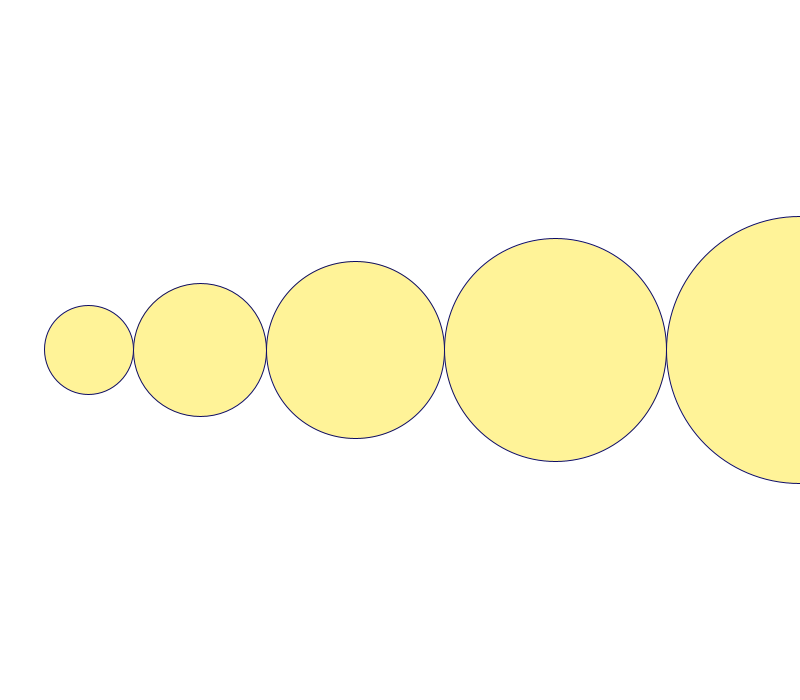
Frame 1 (no input)
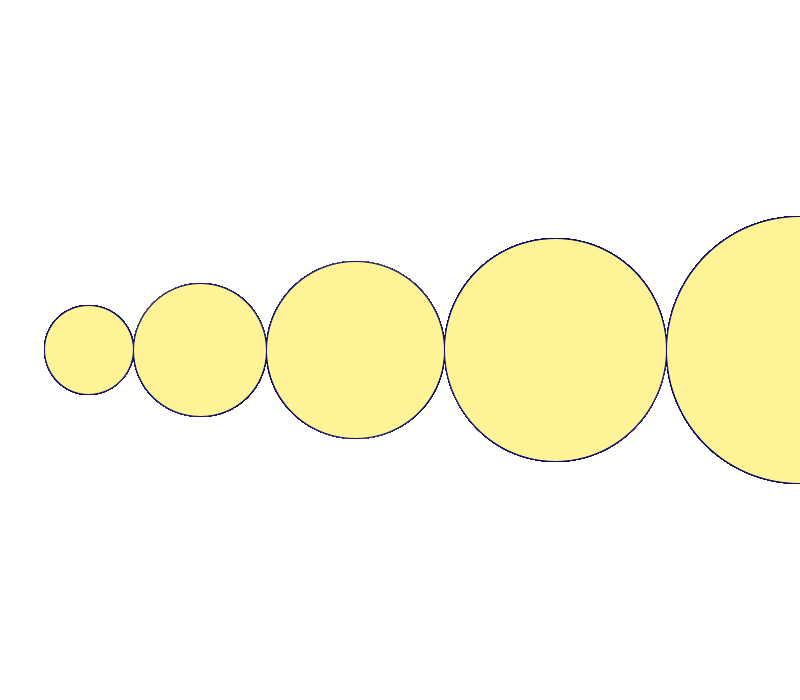
Frame 60 (the mouse pressed at the canvas centre just before this capture)
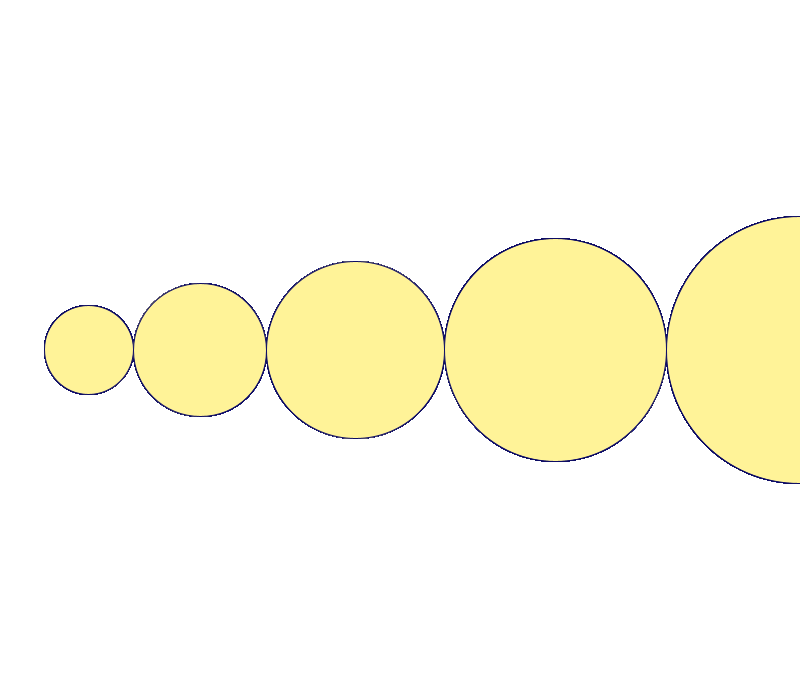
Frame 120 (the mouse held since frame 60 and released just before this capture)

The Processing sketch that drew these frames (run headless with seeded random() and noise(); from frame 60 on, the mouse is pressed at the canvas centre):

// Processing sketch: Circulos
// ── Circulos.pde
void setup() {
  size(800, 700);
  background(#FFFFFF);
}

void draw() {
  float w=width, h=height, n=6, x=0, diametro=w/18;

  for (int i=0; i<n; i++)
  {
    x+=diametro;
    diametro+= w/18;
    println(x, " ");
    stroke(#0D0C64);
    fill(#FFF398);
    circle(diametro/2+x, h/2, diametro);
  }

  println("\n");
}
